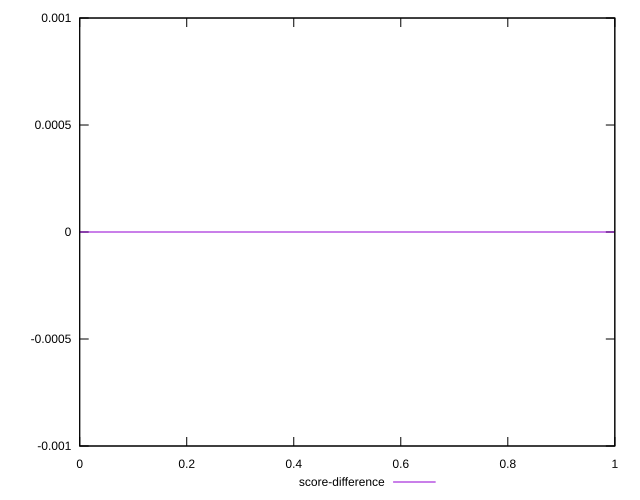

This figure's gnuplot source:
reset

$scoreDifference <<EOF
0 0
1 0
EOF

set key outside below
set xrange [0:1]
set yrange [-0.001:0.001]
set trange [-0.001:0.001]
set terminal svg size 640, 500 enhanced background rgb 'white'
set output "reports/report_00031_2021-02-24T23-18-18.084Z/speed-index/samples/astro/score-difference/sorted.svg"

plot $scoreDifference title "score-difference" with line

reset
